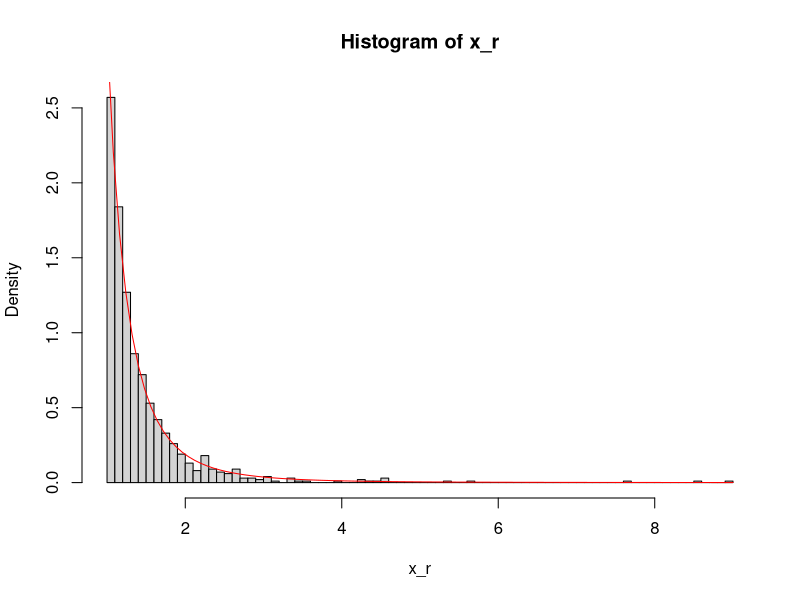
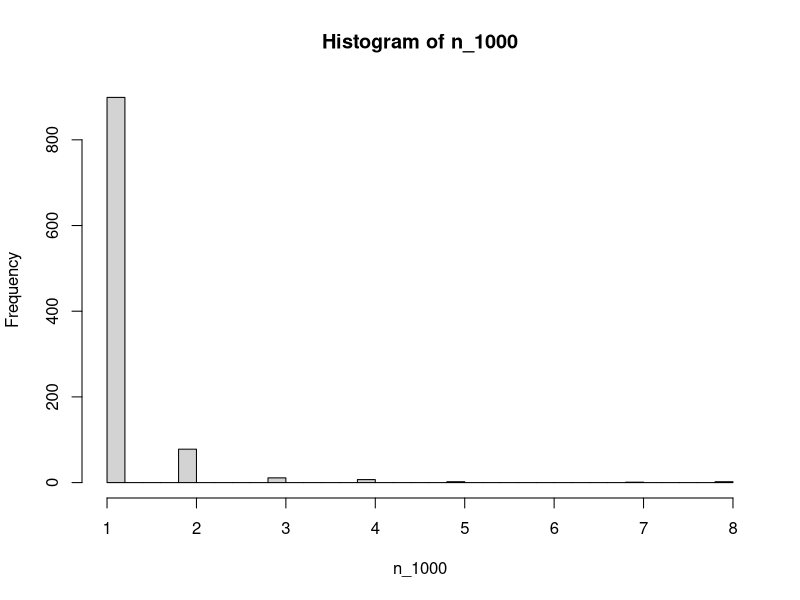
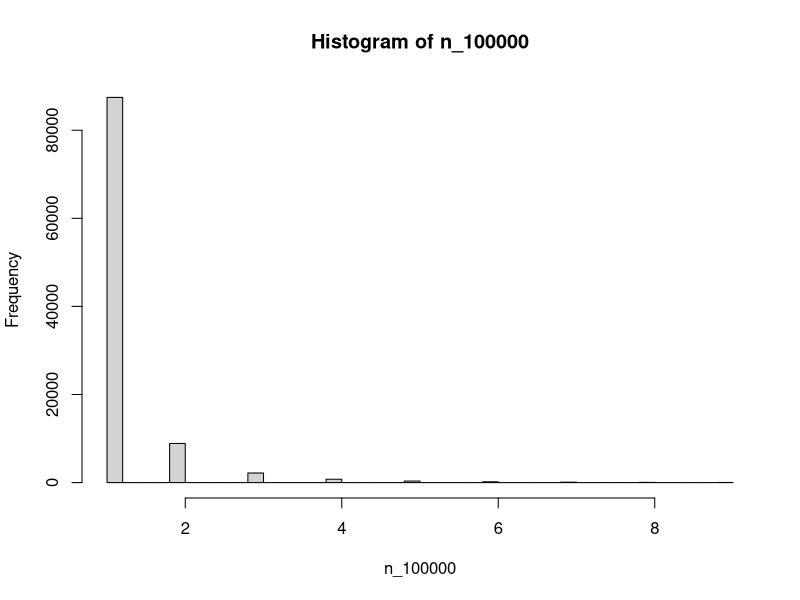

Here is the R script that generated these plots, in order:
## ---- chunk 1
knitr::opts_chunk$set(echo=T,eval=T,cache=T)
## ---- chunk 2
pareto_density <- function( t ) {

 if (t >= 1) {
   return(3/t^4)
 }
 if (t < 1) {
   return(0)
 }

}

## ---- chunk 3
paretoCDF <- function( t ) {

  if (t >= 1) {
    return(-1/(t^3))
  }
  if (t < 1) {
    return(0)
  }

}
## ---- chunk 4
random_pareto <- function(n) {

  return((1/runif(n))^(1/3))

}
## ---- chunk 5
x_r <- random_pareto(1000)
hist(x_r, breaks = 100, freq=FALSE)
x <- seq(-10,0,0.1);
curve(Vectorize(pareto_density)(x), add=TRUE, col='red' );

## ---- chunk 6
# get first digit of number
first_digit = function(x) floor(x/10^floor(log10(x)))

n_1000 <- first_digit(x_r)
hist(n_1000, freq = TRUE, breaks = 50)

n_100000 <- first_digit(random_pareto(100000))
hist(n_100000, freq = TRUE, breaks = 50)
## ---- chunk 7
thetahat_max <- function( data ) {
        #TODO: code goes here.
}

thetahat_mean <- function( data ) {
        # TODO: code goes here.
}

thetahat_mixed <- function( data ) {
        # TODO: code goes here.
}
## ---- chunk 8

#TODO: code goes here

